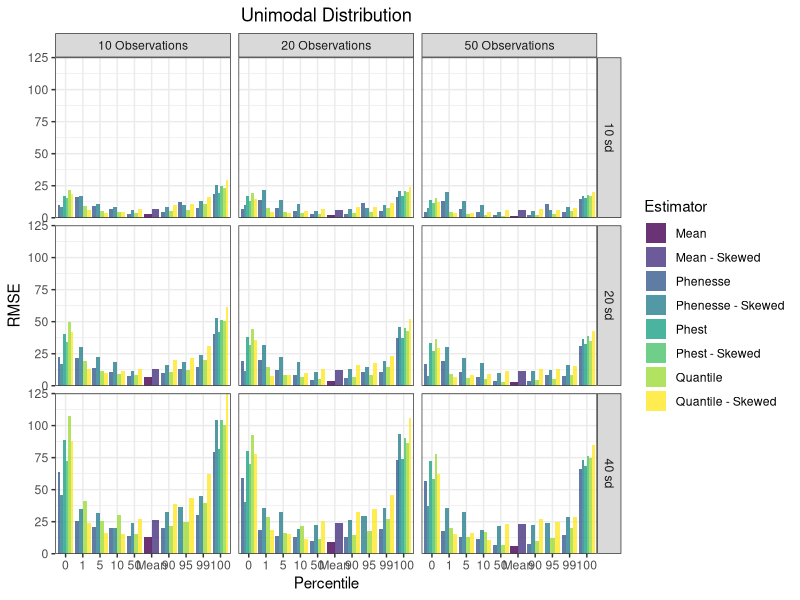

This figure's R source:
# Libraries

library(Metrics)
library(dplyr)
library(ggplot2)

# read in simulation results, uni_sims and bi_sims

uni_quantile_sims <- read.csv("results/unimodal_quantile.csv", 
                              stringsAsFactors = FALSE) %>% 
  dplyr::mutate(Estimator = 'Quantile')
uni_skewed_quantile_sims <- read.csv("results/unimodal_skewed_quantile.csv",
                                     stringsAsFactors = FALSE) %>% 
  dplyr::mutate(Estimator = 'Quantile - Skewed')

uni_phest_sims <- read.csv("results/unimodal_phest.csv", 
                           stringsAsFactors = FALSE) %>% 
  dplyr::select(-lowCI, -highCI) %>% 
  dplyr::mutate(Estimator = 'Phest')
uni_skewed_phest_sims <- read.csv("results/unimodal_skewed_phest.csv",
                                  stringsAsFactors = FALSE)%>% 
  dplyr::select(-lowCI, -highCI) %>% 
  dplyr::mutate(Estimator = 'Phest - Skewed')

uni_mean_sims <- read.csv("results/unimodal_mean.csv", stringsAsFactors = FALSE) %>% 
  dplyr::mutate(Estimator = 'Mean')
uni_skewed_mean_sims <- read.csv("results/unimodal_skewed_mean.csv", stringsAsFactors = FALSE) %>% 
  dplyr::mutate(Estimator = 'Mean - Skewed')

uni_phenesse_sims <- read.csv("results/unimodal_phenesse.csv", stringsAsFactors = FALSE) %>% 
  dplyr::mutate(Estimator = "Phenesse")
uni_skewed_phenesse_sims <- read.csv("results/unimodal_skewed_phenesse.csv", stringsAsFactors = FALSE) %>% 
  dplyr::mutate(Estimator = "Phenesse - Skewed")


# group by and summarize to get bias and rmse

total_uni <- rbind(uni_mean_sims, uni_skewed_mean_sims, uni_phest_sims, uni_skewed_phest_sims,
                   uni_quantile_sims, uni_skewed_quantile_sims, uni_phenesse_sims, uni_skewed_phenesse_sims)

total_skewed_uni_metrics <- total_uni %>%  
  group_by(Estimator, perc, obs, Q, sd) %>% 
  summarize(RMSE = rmse(actual = true_value, predicted = estimate), 
            Bias = bias(actual = true_value, predicted = estimate)) 

total_skewed_uni_metrics$sd <- as.character(total_skewed_uni_metrics$sd)
total_skewed_uni_metrics$obs <- as.character(total_skewed_uni_metrics$obs)
total_skewed_uni_metrics$Q <- as.character(total_skewed_uni_metrics$Q)
total_skewed_uni_metrics <- total_skewed_uni_metrics %>% 
  mutate(fac_Q = ifelse(Q == 50.50, "Mean", Q))

total_skewed_uni_metrics_barplot <- total_skewed_uni_metrics %>% 
  ungroup(fac_Q) %>% 
  mutate(fac_Q = factor(fac_Q, levels = c('0','1','5','10','50',"Mean",'90','95','99','100'))) %>% 
  mutate(sd = paste(sd, "sd")) %>% 
  mutate(obs = paste(obs, "Observations")) 



##### UNIMODAL RMSE PLOT #########

um_skewed_rmse <- ggplot(total_skewed_uni_metrics_barplot) + 
  geom_bar(aes(x = fac_Q, y = RMSE, fill = Estimator), 
           stat = "identity", size = 1, alpha = 0.8, position = "dodge") +
  ggtitle("Unimodal Distribution") + 
  scale_y_continuous(expand = c(0,0)) +
  theme_bw() +
  facet_grid(sd~obs, labeller = labeller()) +
  labs(x = "Percentile", y = 'RMSE') + 
  scale_fill_viridis_d() +
  theme(plot.title = element_text(hjust = 0.5)) 

um_skewed_rmse
